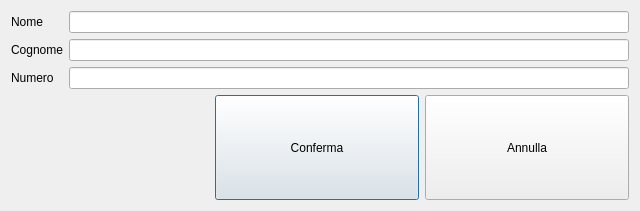
<?xml version="1.0" encoding="UTF-8"?>
<ui version="4.0">
 <class>Dialog</class>
 <widget class="QDialog" name="Dialog">
  <property name="geometry">
   <rect>
    <x>0</x>
    <y>0</y>
    <width>640</width>
    <height>211</height>
   </rect>
  </property>
  <property name="windowTitle">
   <string>Dialog</string>
  </property>
  <layout class="QHBoxLayout" name="horizontalLayout_2">
   <item>
    <layout class="QVBoxLayout" name="verticalLayout">
     <item>
      <layout class="QFormLayout" name="formLayout">
       <item row="0" column="1">
        <widget class="QLineEdit" name="txtNome"/>
       </item>
       <item row="0" column="0">
        <widget class="QLabel" name="lblNome">
         <property name="text">
          <string>Nome</string>
         </property>
        </widget>
       </item>
       <item row="1" column="0">
        <widget class="QLabel" name="lblCognome">
         <property name="text">
          <string>Cognome</string>
         </property>
        </widget>
       </item>
       <item row="1" column="1">
        <widget class="QLineEdit" name="txtCognome"/>
       </item>
       <item row="2" column="0">
        <widget class="QLabel" name="lblNumero">
         <property name="text">
          <string>Numero</string>
         </property>
        </widget>
       </item>
       <item row="2" column="1">
        <widget class="QLineEdit" name="txtNumero"/>
       </item>
      </layout>
     </item>
     <item>
      <layout class="QHBoxLayout" name="horizontalLayout">
       <item>
        <spacer name="horizontalSpacer">
         <property name="orientation">
          <enum>Qt::Horizontal</enum>
         </property>
         <property name="sizeHint" stdset="0">
          <size>
           <width>40</width>
           <height>20</height>
          </size>
         </property>
        </spacer>
       </item>
       <item>
        <widget class="QPushButton" name="cmdConferma">
         <property name="sizePolicy">
          <sizepolicy hsizetype="Expanding" vsizetype="Expanding">
           <horstretch>0</horstretch>
           <verstretch>0</verstretch>
          </sizepolicy>
         </property>
         <property name="text">
          <string>Conferma</string>
         </property>
        </widget>
       </item>
       <item>
        <widget class="QPushButton" name="cmdAnnulla">
         <property name="sizePolicy">
          <sizepolicy hsizetype="Expanding" vsizetype="Expanding">
           <horstretch>0</horstretch>
           <verstretch>0</verstretch>
          </sizepolicy>
         </property>
         <property name="text">
          <string>Annulla</string>
         </property>
        </widget>
       </item>
      </layout>
     </item>
    </layout>
   </item>
  </layout>
 </widget>
 <resources/>
 <connections/>
</ui>
